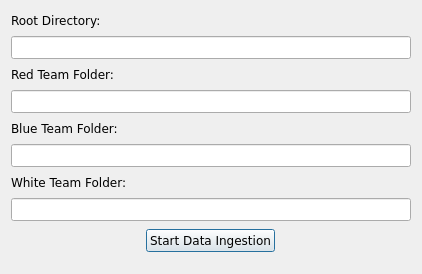
<?xml version="1.0" encoding="UTF-8"?>
<ui version="4.0">
 <class>directoryConfigDialog</class>
 <widget class="QDialog" name="directoryConfigDialog">
  <property name="geometry">
   <rect>
    <x>0</x>
    <y>0</y>
    <width>422</width>
    <height>274</height>
   </rect>
  </property>
  <property name="sizePolicy">
   <sizepolicy hsizetype="Preferred" vsizetype="Preferred">
    <horstretch>0</horstretch>
    <verstretch>0</verstretch>
   </sizepolicy>
  </property>
  <property name="minimumSize">
   <size>
    <width>0</width>
    <height>0</height>
   </size>
  </property>
  <property name="maximumSize">
   <size>
    <width>16777215</width>
    <height>16777215</height>
   </size>
  </property>
  <property name="font">
   <font>
    <family>Verdana</family>
    <pointsize>9</pointsize>
   </font>
  </property>
  <property name="windowTitle">
   <string>Directory Configuration</string>
  </property>
  <layout class="QVBoxLayout" name="verticalLayout_2">
   <item>
    <widget class="QLabel" name="rootDirectoryLabel">
     <property name="sizePolicy">
      <sizepolicy hsizetype="Fixed" vsizetype="Fixed">
       <horstretch>0</horstretch>
       <verstretch>0</verstretch>
      </sizepolicy>
     </property>
     <property name="font">
      <font>
       <family>Verdana</family>
      </font>
     </property>
     <property name="text">
      <string>Root Directory:</string>
     </property>
    </widget>
   </item>
   <item>
    <widget class="QLineEdit" name="rootDirectoryTextLine">
     <property name="minimumSize">
      <size>
       <width>400</width>
       <height>0</height>
      </size>
     </property>
     <property name="font">
      <font>
       <family>Verdana</family>
      </font>
     </property>
    </widget>
   </item>
   <item>
    <widget class="QLabel" name="redTeamLabel">
     <property name="sizePolicy">
      <sizepolicy hsizetype="Fixed" vsizetype="Fixed">
       <horstretch>0</horstretch>
       <verstretch>0</verstretch>
      </sizepolicy>
     </property>
     <property name="font">
      <font>
       <family>Verdana</family>
      </font>
     </property>
     <property name="text">
      <string>Red Team Folder:</string>
     </property>
    </widget>
   </item>
   <item>
    <widget class="QLineEdit" name="redTeamTextLine">
     <property name="minimumSize">
      <size>
       <width>400</width>
       <height>0</height>
      </size>
     </property>
     <property name="font">
      <font>
       <family>Verdana</family>
      </font>
     </property>
    </widget>
   </item>
   <item>
    <widget class="QLabel" name="blueTeamLabel">
     <property name="sizePolicy">
      <sizepolicy hsizetype="Fixed" vsizetype="Fixed">
       <horstretch>0</horstretch>
       <verstretch>0</verstretch>
      </sizepolicy>
     </property>
     <property name="font">
      <font>
       <family>Verdana</family>
      </font>
     </property>
     <property name="text">
      <string>Blue Team Folder:</string>
     </property>
    </widget>
   </item>
   <item>
    <widget class="QLineEdit" name="blueTeamTextLine">
     <property name="minimumSize">
      <size>
       <width>400</width>
       <height>0</height>
      </size>
     </property>
     <property name="font">
      <font>
       <family>Verdana</family>
      </font>
     </property>
    </widget>
   </item>
   <item>
    <widget class="QLabel" name="whiteTeamLabel">
     <property name="sizePolicy">
      <sizepolicy hsizetype="Fixed" vsizetype="Fixed">
       <horstretch>0</horstretch>
       <verstretch>0</verstretch>
      </sizepolicy>
     </property>
     <property name="font">
      <font>
       <family>Verdana</family>
      </font>
     </property>
     <property name="text">
      <string>White Team Folder:</string>
     </property>
    </widget>
   </item>
   <item>
    <widget class="QLineEdit" name="whiteTeamTextLine">
     <property name="minimumSize">
      <size>
       <width>400</width>
       <height>0</height>
      </size>
     </property>
     <property name="font">
      <font>
       <family>Verdana</family>
      </font>
     </property>
    </widget>
   </item>
   <item alignment="Qt::AlignHCenter">
    <widget class="QPushButton" name="startDataIngestionButton">
     <property name="sizePolicy">
      <sizepolicy hsizetype="Fixed" vsizetype="Fixed">
       <horstretch>0</horstretch>
       <verstretch>0</verstretch>
      </sizepolicy>
     </property>
     <property name="minimumSize">
      <size>
       <width>60</width>
       <height>0</height>
      </size>
     </property>
     <property name="font">
      <font>
       <family>Verdana</family>
      </font>
     </property>
     <property name="text">
      <string>Start Data Ingestion</string>
     </property>
    </widget>
   </item>
  </layout>
 </widget>
 <resources/>
 <connections/>
</ui>
